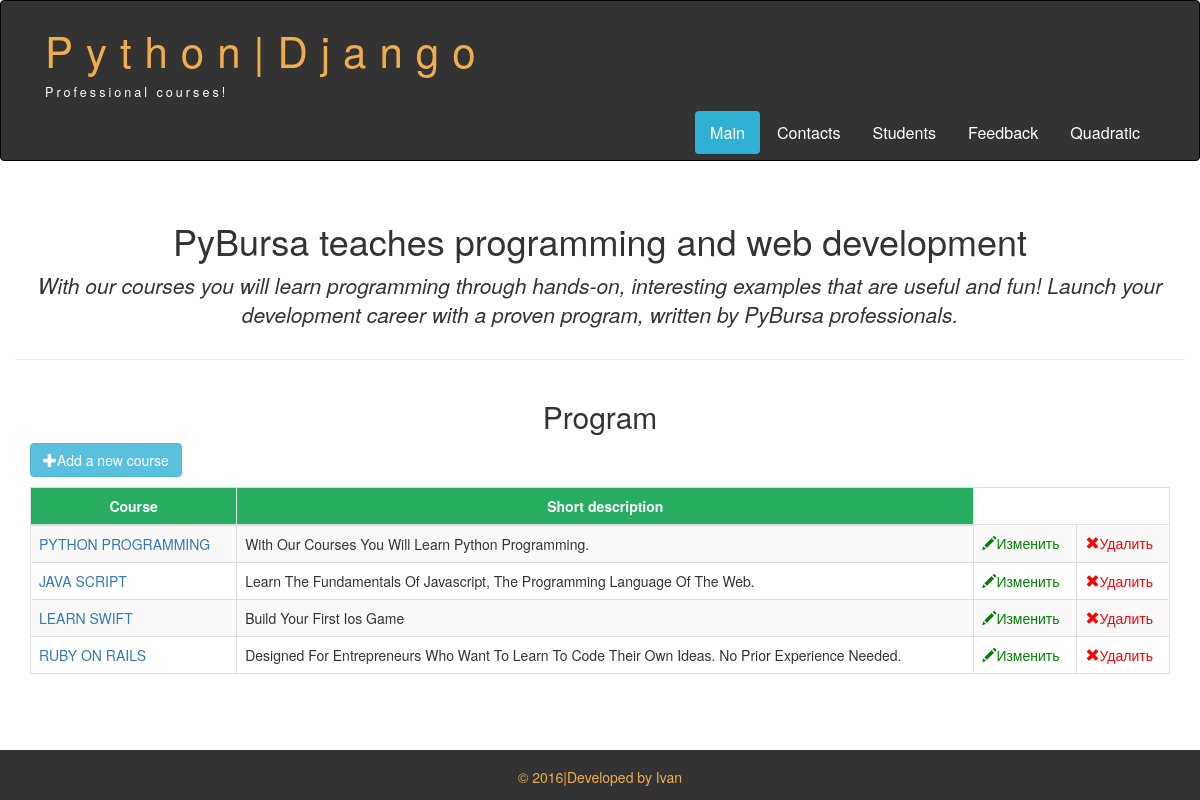
The page / on the database its author committed.
### courses/models.py (models this page shows, shortened)
class Course(models.Model):
    name = models.CharField(max_length=255)
    short_description = models.CharField(max_length=255)
    description = models.TextField()
    coach = models.ForeignKey(Coach, blank=True, null=True, related_name='coach_courses')
    assistant = models.ForeignKey(Coach, blank=True, null=True, related_name='assistant_courses')

### pybursa/views.py (the view)
# urls.py: url(r'^$', views.IndexView.as_view(), name='index'),
def index(request):
    var = {'courses': Course.objects.all()}
    return render(request, 'index.html', var)

### templates/index.html (shortened to what this page needs)
{% extends "base.html" %}
{% load staticfiles %}
{% block nav_class_index %}active{% endblock %}
{% block page_main_header %}PyBursa teaches programming and web development{% endblock %}
{% block page_header_description %}With our courses you will learn programming through hands-on, interesting examples that are useful and fun! Launch your development career with a proven program, written by PyBursa professionals.{% endblock %}
{% block content %}
<div class="col-lg-12">
  <h2 id="program-course-to-python">Program</h2>
  <a href="{% url 'courses:add' %}" class="btn btn-info" role="button">
  <span class="glyphicon glyphicon-plus"></span>Add a new course</a>
  <table class="table table-striped table-bordered">
    <thead>
      <tr>
        <th>Course</th>
        <th>Short description</th>
       </tr>
    </thead>
    <tbody>
    {% for course in courses %}
      <tr>
        <td><a href="{% url 'courses:detail' course.id %}">{{ course.name|upper }}</a></td>
        <td>{{ course.short_description|title }}</td>
        <td>
          <a style="color:green;" href="{% url 'courses:edit' course.id %}">
          <span class="glyphicon glyphicon-pencil"></span>Изменить</a><br>
        </td>
        <td>
          <a style="color:red;" href="{% url 'courses:remove' course.id %}">
          <span class="glyphicon glyphicon-remove"></span>Удалить</a><br>
        </td>
      </tr>
    {% endfor %}
    </tbody>
  </table>
</div>
{% endblock content %}

### static/css/style.css (style rules this page uses)
html { position: relative; min-height: 100%; }
body { margin-bottom: 60px; }
#program-course-to-python { text-align: center; }
.table > thead:first-child > tr:first-child > th { background-color: #27ae60; color: #ffffff; text-align: center; }

### rows shown on the page
Course: name "PYTHON PROGRAMMING", short_description "With Our Courses You Will Learn Python Programming."
Course: name "JAVA SCRIPT", short_description "Learn The Fundamentals Of Javascript, The Programming Language Of The Web."
Course: name "LEARN SWIFT", short_description "Build Your First Ios Game"
Course: name "RUBY ON RAILS", short_description "Designed For Entrepreneurs Who Want To Learn To Code Their Own Ideas. No Prior Experience Needed."
